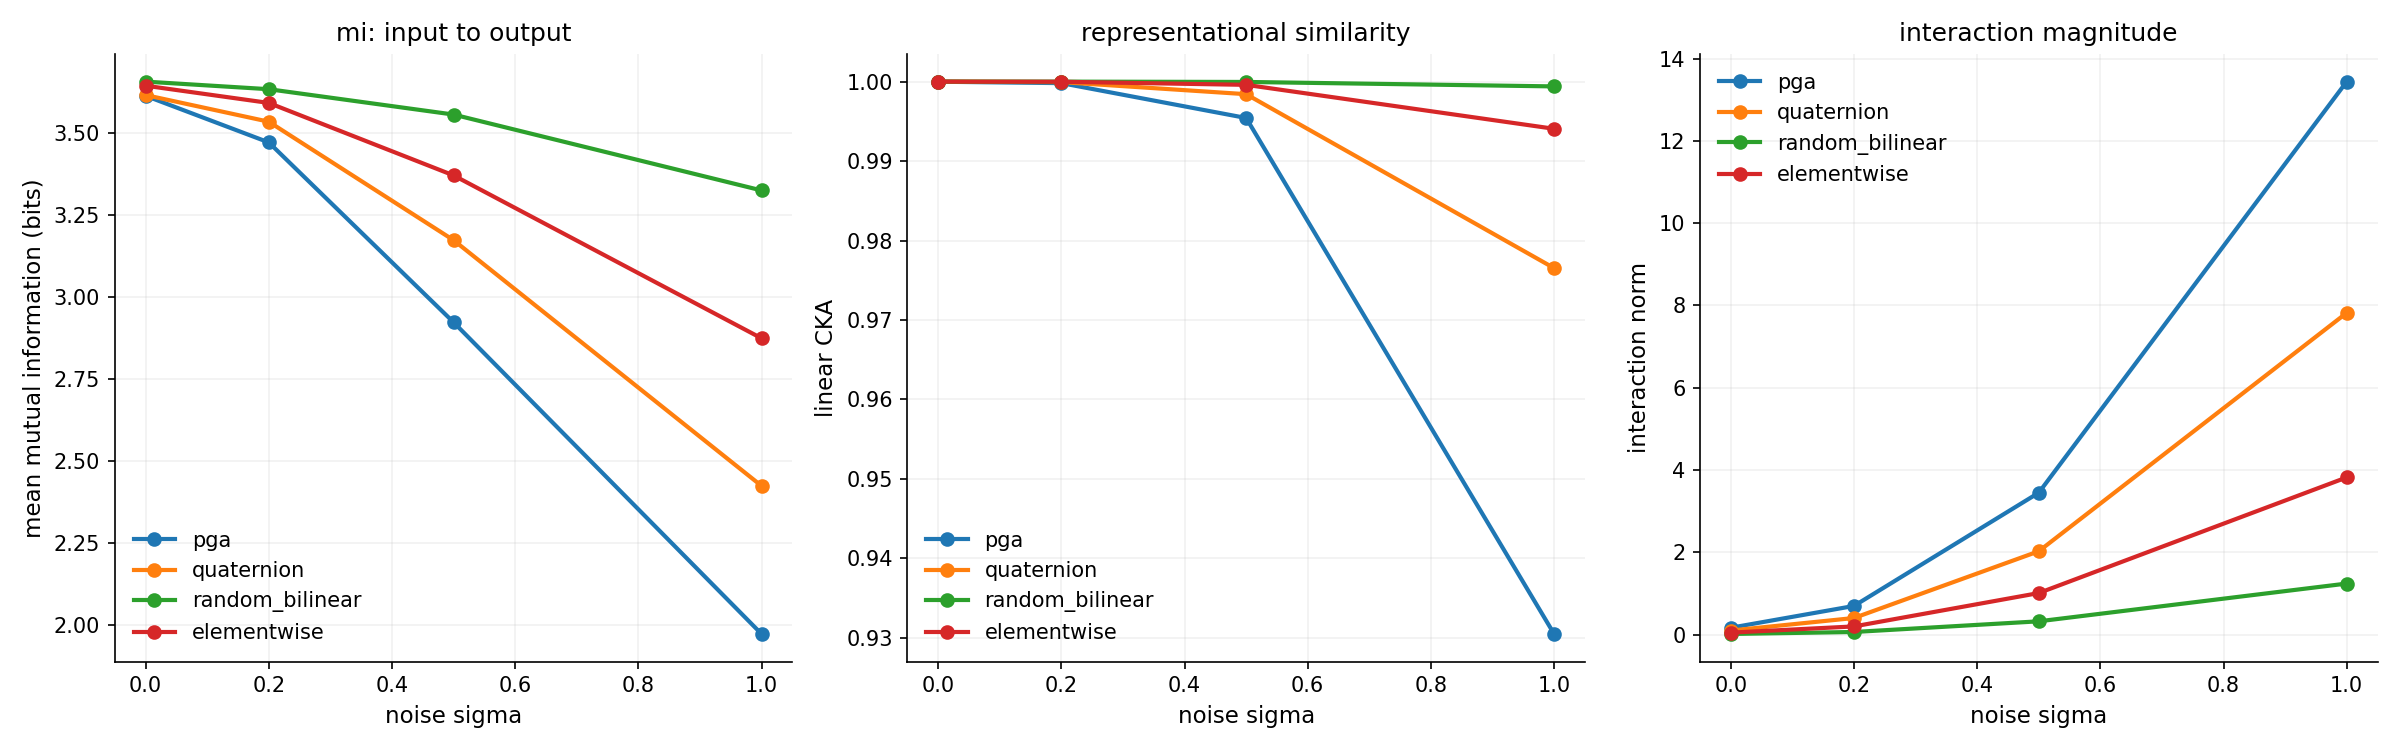

Write Python code to recreate this figure.
from __future__ import annotations

import sys
import time
from pathlib import Path

import numpy as np

sys.path.insert(0, str(Path(__file__).resolve().parent.parent))
from shared import (
    apply_plot_style,
    build_rng,
    build_run_record,
    child_rng,
    discrete_mutual_information,
    linear_cka,
    mean_confidence_interval,
    paired_difference_stats,
    utc_now_iso,
    write_json,
)

SCRIPT_PATH = Path(__file__).resolve()
SEED = 42
D_MODEL = 32
D_MV = 16
N_SAMPLES = 256
TRIALS = 16
NOISE_LEVELS = [0.0, 0.2, 0.5, 1.0]


GP_TABLE = None


def _blade_indices(bitmap):
    indices = []
    for bit in range(4):
        if bitmap & (1 << bit):
            indices.append(bit)
    return indices


def _canonical_reorder_sign(bitmap_a, bitmap_b):
    a_indices = _blade_indices(bitmap_a)
    b_indices = _blade_indices(bitmap_b)
    combined = a_indices + b_indices
    swaps = 0
    arr = list(combined)
    for i in range(len(arr)):
        for j in range(i + 1, len(arr)):
            if arr[i] > arr[j]:
                arr[i], arr[j] = arr[j], arr[i]
                swaps += 1
    return (-1) ** swaps


def _metric_sign(bitmap_a, bitmap_b):
    shared = bitmap_a & bitmap_b
    sign = 1
    for bit in range(4):
        if shared & (1 << bit):
            if bit == 0:
                sign *= 0
            else:
                sign *= 1
    return sign


def build_pga_cayley_table():
    table = np.zeros((16, 16, 16))
    for i in range(16):
        for j in range(16):
            reorder = _canonical_reorder_sign(i, j)
            metric = _metric_sign(i, j)
            result_blade = i ^ j
            table[i, j, result_blade] = reorder * metric
    return table


def geometric_product(a, b, table):
    return np.einsum("ij,ik,jkl->il", a, b, table)


def quaternion_product(a, b):
    d = a.shape[1]
    out = np.zeros_like(a)
    for s in range(0, d, 4):
        e = min(s + 4, d)
        if e - s < 4:
            out[:, s:e] = a[:, s:e] * b[:, s:e]
            continue
        w1, x1, y1, z1 = a[:, s], a[:, s+1], a[:, s+2], a[:, s+3]
        w2, x2, y2, z2 = b[:, s], b[:, s+1], b[:, s+2], b[:, s+3]
        out[:, s] = w1*w2 - x1*x2 - y1*y2 - z1*z2
        out[:, s+1] = w1*x2 + x1*w2 + y1*z2 - z1*y2
        out[:, s+2] = w1*y2 - x1*z2 + y1*w2 + z1*x2
        out[:, s+3] = w1*z2 + x1*y2 - y1*x2 + z1*w2
    return out


def run_trial(rng, method, d_model, d_mv, n_samples, noise_sigma):
    x = rng.standard_normal((n_samples, d_model))

    W_left = rng.standard_normal((d_model, d_mv)) * 0.02
    W_right = rng.standard_normal((d_model, d_mv)) * 0.02
    W_out = rng.standard_normal((d_mv, d_model)) * 0.02

    a = x @ W_left
    b = x @ W_right

    if noise_sigma > 0:
        a = a + rng.standard_normal(a.shape) * noise_sigma
        b = b + rng.standard_normal(b.shape) * noise_sigma

    if method == "pga":
        global GP_TABLE
        if GP_TABLE is None:
            GP_TABLE = build_pga_cayley_table()
        interaction = geometric_product(a, b, GP_TABLE)
    elif method == "quaternion":
        interaction = quaternion_product(a, b)
    elif method == "random_bilinear":
        B_random = rng.standard_normal((d_mv, d_mv, d_mv)) * 0.02
        interaction = np.einsum("ni,nj,ijk->nk", a, b, B_random)
    elif method == "elementwise":
        interaction = a * b
    else:
        raise ValueError(f"unknown method: {method}")

    output = x + interaction @ W_out

    x_binned = np.digitize(x[:, :8], bins=np.linspace(-3, 3, 20))
    out_binned = np.digitize(output[:, :8], bins=np.linspace(-3, 3, 20))

    mi_values = []
    for dim in range(min(8, d_model)):
        mi = discrete_mutual_information(x_binned[:, dim], out_binned[:, dim])
        if mi is not None:
            mi_values.append(mi)

    cka = linear_cka(x, output)

    output_norm = float(np.mean(np.linalg.norm(output, axis=-1)))
    interaction_norm = float(np.mean(np.linalg.norm(interaction, axis=-1)))
    output_var = float(np.var(output))

    return {
        "method": method,
        "noise_sigma": noise_sigma,
        "mean_mi": float(np.mean(mi_values)) if mi_values else 0.0,
        "cka": cka,
        "output_norm": output_norm,
        "interaction_norm": interaction_norm,
        "output_variance": output_var,
    }


def main():
    apply_plot_style()
    import matplotlib.pyplot as plt

    started = utc_now_iso()
    t0 = time.time()
    rng = build_rng(SEED)

    methods = ["pga", "quaternion", "random_bilinear", "elementwise"]
    all_trials = []

    for noise in NOISE_LEVELS:
        for method in methods:
            for trial in range(TRIALS):
                trial_rng = child_rng(rng)
                result = run_trial(trial_rng, method, D_MODEL, D_MV, N_SAMPLES, noise)
                result["trial"] = trial
                all_trials.append(result)

    fig, axes = plt.subplots(1, 3, figsize=(16, 5))

    ax1 = axes[0]
    for method in methods:
        mis = [np.mean([t["mean_mi"] for t in all_trials if t["method"] == method and t["noise_sigma"] == n]) for n in NOISE_LEVELS]
        ax1.plot(NOISE_LEVELS, mis, marker="o", label=method)
    ax1.set_xlabel("noise sigma")
    ax1.set_ylabel("mean mutual information (bits)")
    ax1.set_title("mi: input to output")
    ax1.legend()

    ax2 = axes[1]
    for method in methods:
        ckas = [np.mean([t["cka"] for t in all_trials if t["method"] == method and t["noise_sigma"] == n and t["cka"] is not None]) for n in NOISE_LEVELS]
        ax2.plot(NOISE_LEVELS, ckas, marker="o", label=method)
    ax2.set_xlabel("noise sigma")
    ax2.set_ylabel("linear CKA")
    ax2.set_title("representational similarity")
    ax2.legend()

    ax3 = axes[2]
    for method in methods:
        norms = [np.mean([t["interaction_norm"] for t in all_trials if t["method"] == method and t["noise_sigma"] == n]) for n in NOISE_LEVELS]
        ax3.plot(NOISE_LEVELS, norms, marker="o", label=method)
    ax3.set_xlabel("noise sigma")
    ax3.set_ylabel("interaction norm")
    ax3.set_title("interaction magnitude")
    ax3.legend()

    plt.tight_layout()
    fig_path = SCRIPT_PATH.parent / "gp_vs_bilinear_pilot.png"
    plt.savefig(fig_path)
    plt.close()

    summary = {}
    paired_stats = {}

    for noise in [0.0, 0.5]:
        pga_mi = [t["mean_mi"] for t in all_trials if t["method"] == "pga" and t["noise_sigma"] == noise]
        for other in ["quaternion", "random_bilinear", "elementwise"]:
            other_mi = [t["mean_mi"] for t in all_trials if t["method"] == other and t["noise_sigma"] == noise]
            key = f"mi_pga_vs_{other}_noise_{noise}"
            paired_stats[key] = paired_difference_stats(other_mi, pga_mi, SEED)

        pga_cka = [t["cka"] for t in all_trials if t["method"] == "pga" and t["noise_sigma"] == noise and t["cka"] is not None]
        for other in ["quaternion", "random_bilinear", "elementwise"]:
            other_cka = [t["cka"] for t in all_trials if t["method"] == other and t["noise_sigma"] == noise and t["cka"] is not None]
            key = f"cka_pga_vs_{other}_noise_{noise}"
            if pga_cka and other_cka and len(pga_cka) == len(other_cka):
                paired_stats[key] = paired_difference_stats(other_cka, pga_cka, SEED + 1)

    for method in methods:
        mi_vals = [t["mean_mi"] for t in all_trials if t["method"] == method and t["noise_sigma"] == 0.0]
        cka_vals = [t["cka"] for t in all_trials if t["method"] == method and t["noise_sigma"] == 0.0 and t["cka"] is not None]
        summary[f"{method}_mi_noise0"] = mean_confidence_interval(mi_vals)
        summary[f"{method}_cka_noise0"] = mean_confidence_interval(cka_vals)

    finished = utc_now_iso()
    duration = time.time() - t0

    record = build_run_record(
        simulation_name="gp_vs_bilinear_pilot",
        script_path=SCRIPT_PATH,
        started_at_utc=started,
        finished_at_utc=finished,
        duration_sec=duration,
        parameters={
            "d_model": D_MODEL,
            "d_mv": D_MV,
            "n_samples": N_SAMPLES,
            "trials": TRIALS,
            "noise_levels": NOISE_LEVELS,
            "methods": methods,
        },
        seed_numpy=SEED,
        n_trials=len(all_trials),
        summary=summary,
        statistics=paired_stats,
        trials=all_trials,
        artifacts=[
            {"name": "gp_vs_bilinear_pilot.png", "type": "figure"},
            {"name": "gp_vs_bilinear_pilot_metrics.json", "type": "metrics"},
        ],
        warnings=["this tests random projections, not trained weights -- results indicate structure of the bilinear map, not trained performance"],
    )

    metrics_path = SCRIPT_PATH.parent / "gp_vs_bilinear_pilot_metrics.json"
    write_json(metrics_path, record)

    print(f"done in {duration:.1f}s, {len(all_trials)} trials")
    for method in methods:
        mi = summary[f"{method}_mi_noise0"]["mean"]
        cka = summary[f"{method}_cka_noise0"]["mean"]
        print(f"{method}: MI={mi:.4f}, CKA={cka:.4f}")

    print("\npga vs others at noise=0:")
    for other in ["quaternion", "random_bilinear", "elementwise"]:
        key = f"mi_pga_vs_{other}_noise_0.0"
        if key in paired_stats:
            d = paired_stats[key].get("mean_difference", 0)
            p = paired_stats[key].get("p_value_permutation", 1)
            print(f"  pga vs {other}: MI delta={d:.4f}, p={p:.4f}")


if __name__ == "__main__":
    main()
